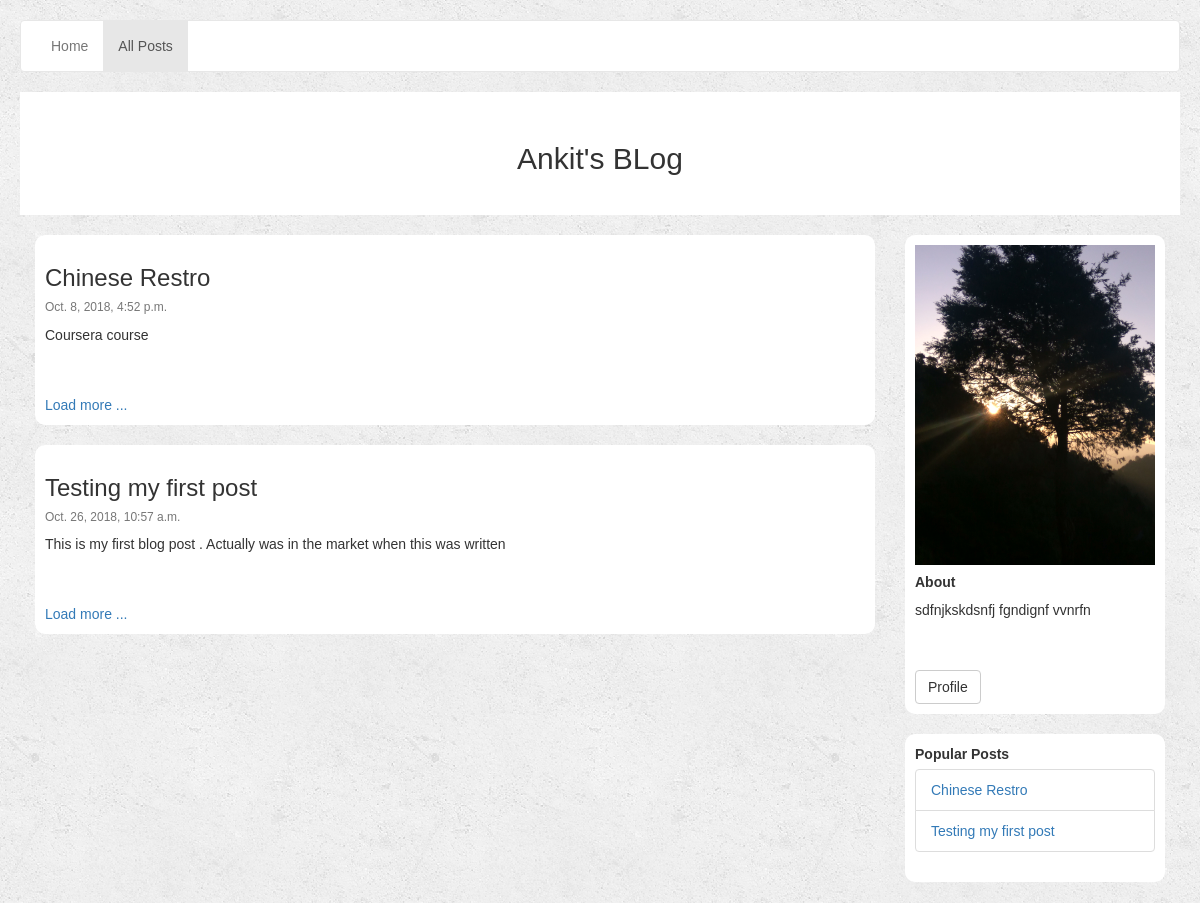
/admin1/posts/, run on the app's committed database.
### myblog/models.py (models this page shows, shortened)
class User_Profile(models.Model):
    user = models.OneToOneField(User, on_delete=models.CASCADE , related_name='profile')
    username = models.CharField(max_length=254, null=False)
    password = models.CharField(max_length=254, null=False)
    email = models.EmailField(max_length=254, null=False)
    about_user = models.CharField(max_length=254, null=False)
    blog_name = models.CharField(max_length=254, null=False)
    profile_link = models.CharField(max_length=254, null=False)
    profile_pic = models.ImageField(upload_to="profile_picture/",blank=True , default='default/avatar.png')

class Posts(models.Model):
    user = models.ForeignKey(User,related_name="my_post",on_delete=models.CASCADE,default=1)
    title = models.CharField(max_length=100 , null=False)
    body = models.CharField(max_length=4000 , null=False)
    created_on = models.DateTimeField(auto_now_add=True)
    updated_on = models.DateTimeField(auto_now_add=True)

### myblog/views.py (the view)
# urls.py: re_path('^(?P<user>\w+)/posts/$', views.all_post ,name="all_post"),
def all_post(request,user):
    blog_admin = User.objects.get(username=user)
    all_posts = blog_admin.my_post.all()
    user_detail = blog_admin.profile
    return render(request, 'all_posts.html', {'all_posts': all_posts , 'user_detail':user_detail,'blog_admin':user})

### templates/all_posts.html (shortened to what this page needs)
{% extends 'base.html' %}
{% block navbar_left %}
<li ><a href="{%  url 'first_page' blog_admin %}">Home</a></li>
<li class="active"><a href="{%  url 'all_post' blog_admin %}">All Posts </a></li>
{% endblock %}
{% block post_card %}
<div class="col-lg-9 col-md-9">
{%  for post in all_posts %}
    <div class="card">
        <div class="card-body">
            <h3 class="card-title">{{ post.title }}</h3>
            <h6 class="card-subtitle mb-2 text-muted">{{ post.updated_on }}</h6>
            <p class="card-text">{{ post.body }}</p>
            <a href="{%  url 'specific_post' blog_admin post.pk %}" class="card-link">Load more ...</a>
        </div>
    </div>
{% endfor %}
</div>
{% endblock %}

### templates/base.html (shortened to what this page needs)
<!DOCTYPE html>
{% load widget_tweaks %}
{% load static %}
<html>
<head>
	<link rel="stylesheet" href="{% static 'css/bootstrap.min.css' %}">
    <link rel="stylesheet" href="{% static 'css/styles.css' %}">
<body>
	 <div class="header">
		<nav class="navbar navbar-default">
		  <div class="container-fluid nav_container">
		    <ul class="nav navbar-nav">
				{% block navbar_left %}
                {% endblock %}
		    </ul>
            <p class="navbar-btn navbar-right">
		  </div>
		</nav>
  		{% block blog-name %}
         <div class="blog_name">
  			<h2>{{ user_detail.blog_name }}</h2>
  		</div>
         {% endblock %}
	</div>
	<div class="container-fluid">
        {% block container-body %}
		<div class="row">
			{% block post_card %}
            {% endblock %}
			<div class="col-lg-3 col-md-3">
				<div class="card " >
				  <div class="card-body">
                    {% if user_detail.profile_pic %}
                      <img class=" profile-image" src="{{ user_detail.profile_pic.url }}" >
                      {% endif %}
				    <h5 class="card-title"><strong>About </strong></h5>
				    <p class="card-text">{{ user_detail.about_user }}</p>
				    <a href={{user_detail.profile_link}} class="card-link btn btn-default" target="_blank">Profile</a>
				  </div>
				</div>
				<div class="card">
				  <div class="card-header">
				    <strong>Popular Posts</strong>
				  </div>
				  <ul class="list-group list-group-flush">
				    {% for post in all_posts %}
                    <li class="list-group-item"><a href="{%  url 'specific_post' blog_admin post.pk  %}">{{ post.title }}</a></li>
                    {% endfor %}
				  </ul>
				</div>
			</div>
		</div>
		<div class="row">
            <div class="col-lg-9 col-md-9">
            </div>
		</div>
        {% endblock container-body %}
	</div>
</body>
</html>

### static/css/styles.css (style rules this page uses)
body { font-family: Arial; padding: 20px; background: #ddd; background-image: url(../image/back.png); }
.navbar-btn { margin: 0px; margin-top: 5px; padding: 3px; }
.navbar { background: white; padding: 0px; }
.nav_container { margin-top: 0px; }
.blog_name { padding: 30px; font-size: 40px; text-align: center; background: white; }
.card { margin-top: 20px; background: white; padding: 10px; border-radius: 10px; }
.card-header { margin-bottom: 5px; }
.card-text { overflow: hidden; height: 60px; }
.profile-image { max-width: 100%; height: auto; padding: 0px; margin: 0px; }

### data on the page
User_Profile: blog_name "Ankit's BLog", profile_pic (picture), about_user "sdfnjkskdsnfj fgndignf vvnrfn"
Posts: title "Chinese Restro", updated_on "Oct. 8, 2018, 4:52 p.m.", body "Coursera course"
Posts: title "Testing my first post", updated_on "Oct. 26, 2018, 10:57 a.m.", body "This is my first blog post . Actually was in the market when this was written"
